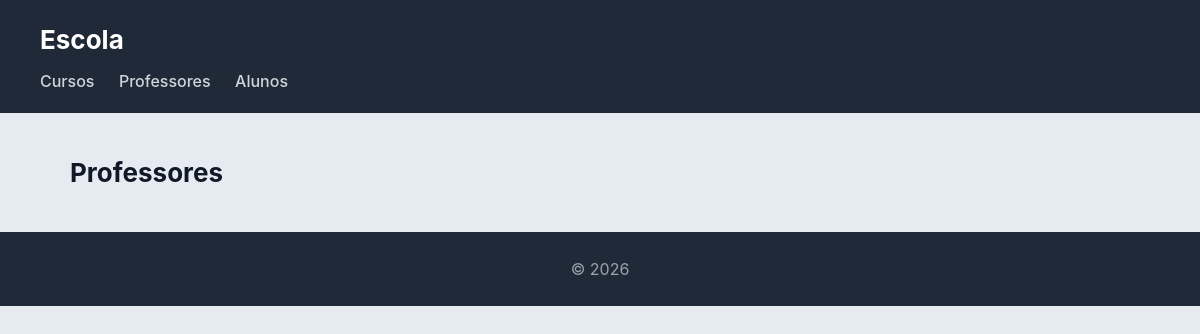
The page /escola/professores/ on the database as committed earlier.
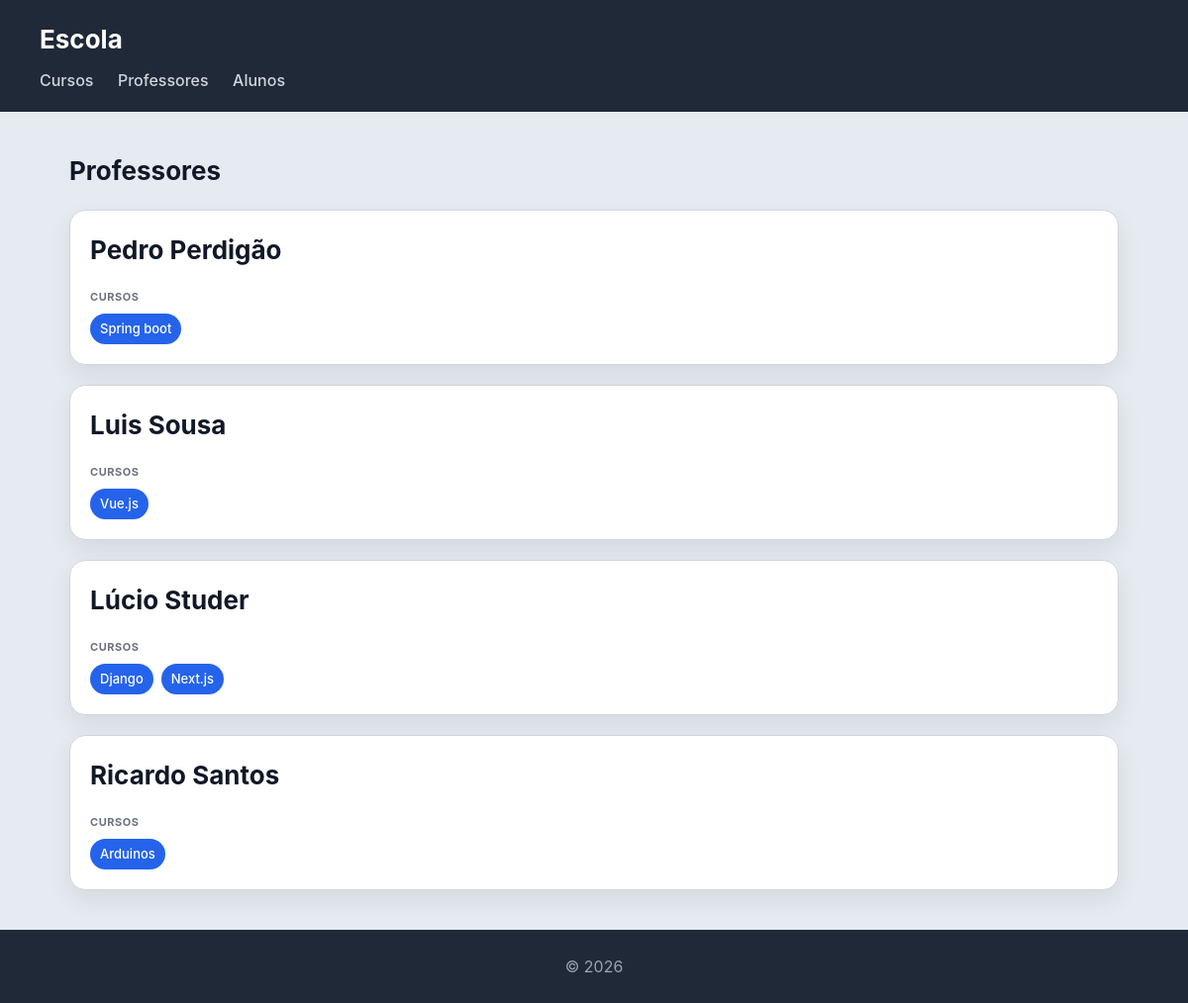
The same page on the database as committed later.
### escola/models.py (models this page shows, shortened)
class Professor(models.Model):
    nome = models.CharField(max_length=100)
    email = models.EmailField()

class Curso(models.Model):
    nome = models.CharField(max_length=100)
    imagem = models.ImageField(upload_to='cursos/')
    professor = models.ForeignKey(Professor, on_delete=models.CASCADE, related_name='cursos')
    alunos = models.ManyToManyField(Aluno, related_name='cursos')

### escola/views.py (the view)
# urls.py: path('professores/', views.professor_view, name="professores"),
def professor_view(request):
    professores = Professor.objects.prefetch_related('cursos').all()
    return render(request, 'escola/professores.html', {'professores': professores})

### escola/templates/escola/professores.html
{% extends "escola/base.html" %}
{% block content %}
<h2>Professores</h2>
<section>
    {% for professor in professores %}
    <article>
        <header>
            <h2>{{ professor.nome }}</h2>
        </header>
        <section>
            <h4>Cursos</h4>
            <ul>
                {% for curso in professor.cursos.all %}
                    <li>{{ curso.nome }}</li>
                {% empty %}
                    <li>Sem cursos atribuídos</li>
                {% endfor %}
            </ul>
        </section>
    </article>
    {% endfor %}
</section>
{% endblock %}

Rows that differ between the two databases and show on the page:
added Professor: nome "Pedro Perdigão"
added Curso: nome "Spring boot", shown under "Pedro Perdigão"
added Professor: nome "Luis Sousa"
added Curso: nome "Vue.js", shown under "Luis Sousa"
added Professor: nome "Lúcio Studer"
added Curso: nome "Django", shown under "Lúcio Studer"
added Curso: nome "Next.js", shown under "Lúcio Studer"
added Professor: nome "Ricardo Santos"
added Curso: nome "Arduinos", shown under "Ricardo Santos"
